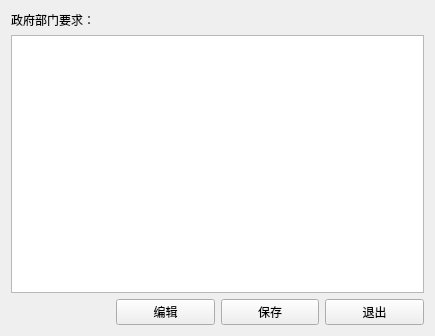
<?xml version="1.0" encoding="UTF-8"?>
<ui version="4.0">
 <class>ZhengFuYaoqiuForm</class>
 <widget class="QWidget" name="ZhengFuYaoqiuForm">
  <property name="geometry">
   <rect>
    <x>0</x>
    <y>0</y>
    <width>435</width>
    <height>336</height>
   </rect>
  </property>
  <property name="windowTitle">
   <string>政府部门要求</string>
  </property>
  <layout class="QGridLayout" name="gridLayout">
   <item row="0" column="0">
    <widget class="QLabel" name="label">
     <property name="text">
      <string>政府部门要求：</string>
     </property>
    </widget>
   </item>
   <item row="1" column="0" colspan="4">
    <widget class="QTextEdit" name="textEdit"/>
   </item>
   <item row="2" column="1">
    <widget class="QPushButton" name="pushButton">
     <property name="text">
      <string>编辑</string>
     </property>
    </widget>
   </item>
   <item row="2" column="2">
    <widget class="QPushButton" name="pushButton_2">
     <property name="text">
      <string>保存</string>
     </property>
    </widget>
   </item>
   <item row="2" column="3">
    <widget class="QPushButton" name="pushButton_3">
     <property name="text">
      <string>退出</string>
     </property>
    </widget>
   </item>
  </layout>
 </widget>
 <resources/>
 <connections/>
</ui>
